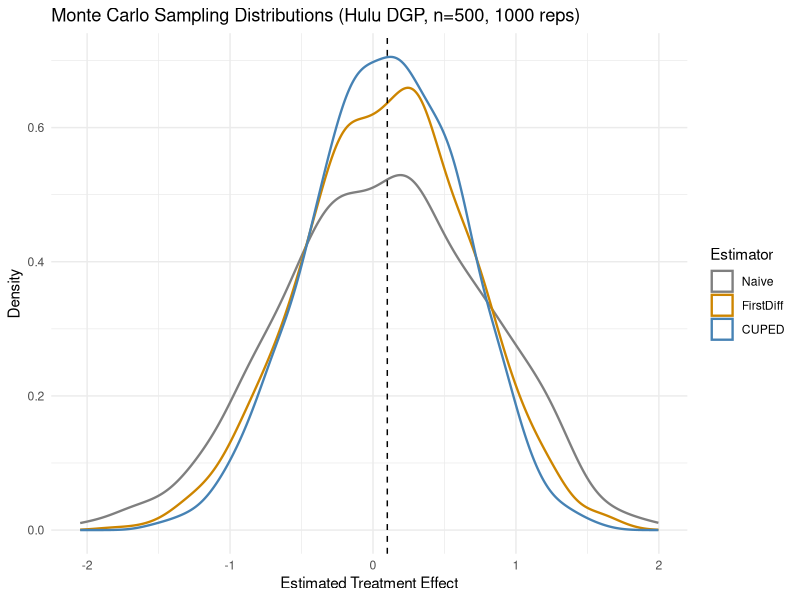

The R script that drew this image:
library(tidyverse)
set.seed(54321)

# Our Hulu DGP parameters
log_mean <- log(7)
log_sd <- 0.7
noise_sd <- 5.0
tau <- 0.10
n <- 500  # moderate sample size per run

r <- 1000  # number of Monte Carlo repetitions

estimates <- map_dfr(1:r, function(i) {
  # Generate users
  baseline_mu <- rlnorm(n, meanlog = log_mean, sdlog = log_sd)
  w <- rbinom(n, 1, 0.5)

  # Pre-experiment week (no treatment)
  pre <- pmax(0, baseline_mu + rnorm(n, 0, noise_sd))

  # Post-experiment week (with treatment)
  post <- pmax(0, baseline_mu + tau * w + rnorm(n, 0, noise_sd))

  # Naive DM
  naive_est <- mean(post[w == 1]) - mean(post[w == 0])

  # First Differences (theta = 1)
  fd <- post - pre
  fd_est <- mean(fd[w == 1]) - mean(fd[w == 0])

  # CUPED (optimal theta)
  theta <- cov(post, pre) / var(pre)
  y_adj <- post - theta * (pre - mean(pre))
  cuped_est <- mean(y_adj[w == 1]) - mean(y_adj[w == 0])

  data.frame(
    Naive = naive_est,
    FirstDiff = fd_est,
    CUPED = cuped_est
  )
})

# Plot
estimates_long <- estimates %>%
  pivot_longer(everything(), names_to = "Estimator", values_to = "Estimate")

estimates_long$Estimator <- factor(estimates_long$Estimator,
                                    levels = c("Naive", "FirstDiff", "CUPED"))

p <- ggplot(estimates_long, aes(x = Estimate, color = Estimator)) +
  geom_density(linewidth = 0.8) +
  geom_vline(xintercept = tau, linetype = "dashed", color = "black") +
  scale_color_manual(values = c("Naive" = "gray50", "FirstDiff" = "orange3", "CUPED" = "steelblue")) +
  labs(title = "Monte Carlo Sampling Distributions (Hulu DGP, n=500, 1000 reps)",
       x = "Estimated Treatment Effect",
       y = "Density") +
  theme_minimal()

ggsave("/tmp/caus_whitepaper/code/mc_hulu_dgp.png", plot = p, width = 8, height = 5, dpi = 300)
cat("Done. Saved to mc_hulu_dgp.png\n")

# Print SDs
cat(sprintf("\nSD of estimates:\n"))
cat(sprintf("  Naive:     %.4f\n", sd(estimates$Naive)))
cat(sprintf("  FirstDiff: %.4f\n", sd(estimates$FirstDiff)))
cat(sprintf("  CUPED:     %.4f\n", sd(estimates$CUPED)))
